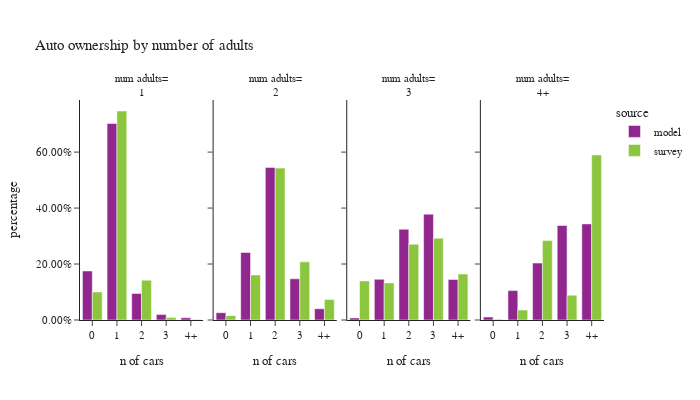

The notebook cell this image was saved under:
### Code cell
plot_auto(hh.loc[hh['num_adults_simple']!="0"],'num_adults_simple','number of adults','num adults')

### Figure 1 — Plotly figure (JSON) as saved in the notebook; plotly's stock layout.template omitted (floating-point values rounded to 4 significant figures)
{"data": [{"alignmentgroup": "True", "hovertemplate": "source=model<br>num_adults_simple=1<br>auto_ownership_simple=%{x}<br>percentage=%{y}<extra></extra>", "legendgroup": "model", "marker": {"color": "#91268F", "pattern": {"shape": ""}}, "name": "model", "offsetgroup": "model", "orientation": "v", "showlegend": true, "textposition": "auto", "type": "bar", "x": ["0", "1", "2", "3", "4+"], "xaxis": "x", "y": [0.1752, 0.7026, 0.09474, 0.01947, 0.008046], "yaxis": "y"}, {"alignmentgroup": "True", "hovertemplate": "source=model<br>num_adults_simple=2<br>auto_ownership_simple=%{x}<br>percentage=%{y}<extra></extra>", "legendgroup": "model", "marker": {"color": "#91268F", "pattern": {"shape": ""}}, "name": "model", "offsetgroup": "model", "orientation": "v", "showlegend": false, "textposition": "auto", "type": "bar", "x": ["0", "1", "2", "3", "4+"], "xaxis": "x2", "y": [0.02607, 0.2413, 0.5453, 0.1472, 0.04018], "yaxis": "y2"}, {"alignmentgroup": "True", "hovertemplate": "source=model<br>num_adults_simple=3<br>auto_ownership_simple=%{x}<br>percentage=%{y}<extra></extra>", "legendgroup": "model", "marker": {"color": "#91268F", "pattern": {"shape": ""}}, "name": "model", "offsetgroup": "model", "orientation": "v", "showlegend": false, "textposition": "auto", "type": "bar", "x": ["0", "1", "2", "3", "4+"], "xaxis": "x3", "y": [0.007466, 0.1455, 0.3242, 0.3783, 0.1446], "yaxis": "y3"}, {"alignmentgroup": "True", "hovertemplate": "source=model<br>num_adults_simple=4+<br>auto_ownership_simple=%{x}<br>percentage=%{y}<extra></extra>", "legendgroup": "model", "marker": {"color": "#91268F", "pattern": {"shape": ""}}, "name": "model", "offsetgroup": "model", "orientation": "v", "showlegend": false, "textposition": "auto", "type": "bar", "x": ["0", "1", "2", "3", "4+"], "xaxis": "x4", "y": [0.01052, 0.105, 0.2034, 0.3377, 0.3434], "yaxis": "y4"}, {"alignmentgroup": "True", "hovertemplate": "source=survey<br>num_adults_simple=1<br>auto_ownership_simple=%{x}<br>percentage=%{y}<extra></extra>", "legendgroup": "survey", "marker": {"color": "#8CC63E", "pattern": {"shape": ""}}, "name": "survey", "offsetgroup": "survey", "orientation": "v", "showlegend": true, "textposition": "auto", "type": "bar", "x": ["0", "1", "2", "3", "4+"], "xaxis": "x", "y": [0.1003, 0.7469, 0.1423, 0.009121, 0.001429], "yaxis": "y"}, {"alignmentgroup": "True", "hovertemplate": "source=survey<br>num_adults_simple=2<br>auto_ownership_simple=%{x}<br>percentage=%{y}<extra></extra>", "legendgroup": "survey", "marker": {"color": "#8CC63E", "pattern": {"shape": ""}}, "name": "survey", "offsetgroup": "survey", "orientation": "v", "showlegend": false, "textposition": "auto", "type": "bar", "x": ["0", "1", "2", "3", "4+"], "xaxis": "x2", "y": [0.01557, 0.1609, 0.5428, 0.2078, 0.07292], "yaxis": "y2"}, {"alignmentgroup": "True", "hovertemplate": "source=survey<br>num_adults_simple=3<br>auto_ownership_simple=%{x}<br>percentage=%{y}<extra></extra>", "legendgroup": "survey", "marker": {"color": "#8CC63E", "pattern": {"shape": ""}}, "name": "survey", "offsetgroup": "survey", "orientation": "v", "showlegend": false, "textposition": "auto", "type": "bar", "x": ["0", "1", "2", "3", "4+"], "xaxis": "x3", "y": [0.1398, 0.1325, 0.2711, 0.2923, 0.1643], "yaxis": "y3"}, {"alignmentgroup": "True", "hovertemplate": "source=survey<br>num_adults_simple=4+<br>auto_ownership_simple=%{x}<br>percentage=%{y}<extra></extra>", "legendgroup": "survey", "marker": {"color": "#8CC63E", "pattern": {"shape": ""}}, "name": "survey", "offsetgroup": "survey", "orientation": "v", "showlegend": false, "textposition": "auto", "type": "bar", "x": ["0", "1", "2", "3", "4+"], "xaxis": "x4", "y": [0.002418, 0.03547, 0.2837, 0.08861, 0.5898], "yaxis": "y4"}], "layout": {"annotations": [{"font": {}, "showarrow": false, "text": "num adults=<br>1", "x": 0.1175, "xanchor": "center", "xref": "paper", "y": 1.0, "yanchor": "bottom", "yref": "paper"}, {"font": {}, "showarrow": false, "text": "num adults=<br>2", "x": 0.3725, "xanchor": "center", "xref": "paper", "y": 1.0, "yanchor": "bottom", "yref": "paper"}, {"font": {}, "showarrow": false, "text": "num adults=<br>3", "x": 0.6275, "xanchor": "center", "xref": "paper", "y": 1.0, "yanchor": "bottom", "yref": "paper"}, {"font": {}, "showarrow": false, "text": "num adults=<br>4+", "x": 0.8825, "xanchor": "center", "xref": "paper", "y": 1.0, "yanchor": "bottom", "yref": "paper"}], "barmode": "group", "font": {"size": 11}, "height": 400, "legend": {"title": {"text": "source"}, "tracegroupgap": 0}, "title": {"text": "Auto ownership by number of adults"}, "width": 700, "xaxis": {"anchor": "y", "domain": [0.0, 0.235], "title": {"text": "n of cars"}}, "xaxis2": {"anchor": "y2", "domain": [0.255, 0.49], "matches": "x", "title": {"text": "n of cars"}}, "xaxis3": {"anchor": "y3", "domain": [0.51, 0.745], "matches": "x", "title": {"text": "n of cars"}}, "xaxis4": {"anchor": "y4", "domain": [0.765, 1.0], "matches": "x", "title": {"text": "n of cars"}}, "yaxis": {"anchor": "x", "domain": [0.0, 1.0], "tickformat": ".2%", "title": {"text": "percentage"}}, "yaxis2": {"anchor": "x2", "domain": [0.0, 1.0], "matches": "y", "showticklabels": false}, "yaxis3": {"anchor": "x3", "domain": [0.0, 1.0], "matches": "y", "showticklabels": false}, "yaxis4": {"anchor": "x4", "domain": [0.0, 1.0], "matches": "y", "showticklabels": false}}}
